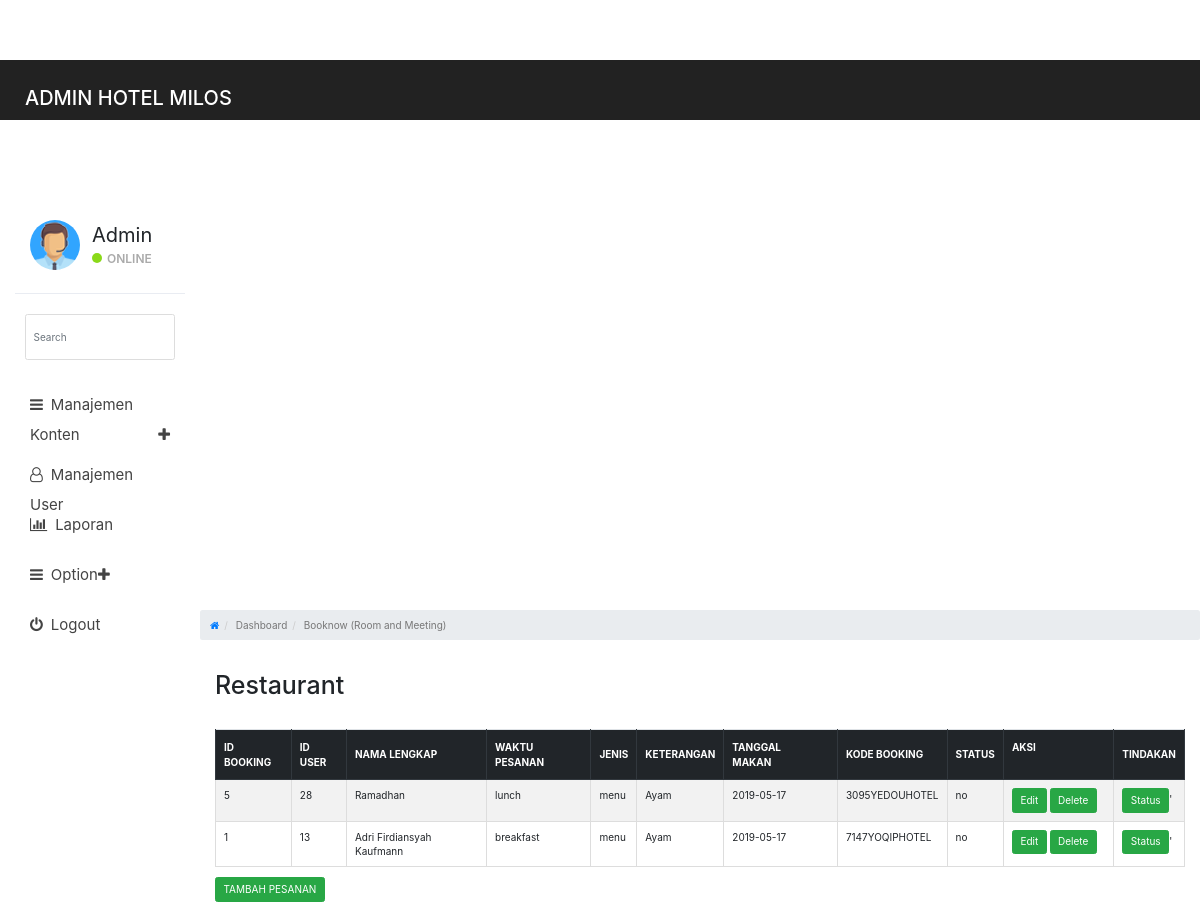
The app's page /admin/booknowr.php (signed in) with its own data.
### tables this page shows
CREATE TABLE `tbl_bookingresto` (
  `id_bookingresto` int(11) NOT NULL,
  `id_user` int(11) NOT NULL,
  `nama_lengkap` varchar(100) NOT NULL,
  `waktu_pesanan` enum('breakfast','lunch','dinner') NOT NULL,
  `jenis` enum('buffet','menu') NOT NULL,
  `keterangan` varchar(100) NOT NULL,
  `tgl_makan` date NOT NULL,
  `kd_booking` varchar(100) NOT NULL,
  `status` enum('no','yes') NOT NULL
);

### admin/booknowr.php (the view, shortened to what this page needs)
<?php
if(isset($_SESSION['admin']))
{
?>
<?php
include_once("koneksi.php");
$result = mysqli_query($koneksi, "SELECT * FROM tbl_bookingresto ORDER BY id_bookingresto DESC");
?>
<!DOCTYPE html>
<html>
<head>
	<link href="css/bootstrap.min.css" rel="stylesheet">
	<link href="css/font-awesome.min.css" rel="stylesheet">
	<link href="css/datepicker3.css" rel="stylesheet">
	<link href="css/styles.css" rel="stylesheet">
    <link rel="stylesheet" href="https://stackpath.bootstrapcdn.com/bootstrap/4.1.3/css/bootstrap.min.css" >
</head>
<body>
	<nav class="navbar navbar-custom navbar-fixed-top" role="navigation">
		<div class="container-fluid">
			<div class="navbar-header">
				<a class="navbar-brand" href="#">Admin Hotel Milos</a>
	</nav>
	<div id="sidebar-collapse" class="col-sm-3 col-lg-2 sidebar">
		<div class="profile-sidebar">
			<div class="profile-userpic">
				<img src="1.png" class="img-responsive" alt="">
			</div>
			<div class="profile-usertitle">
				<div class="profile-usertitle-name">Admin</div>
				<div class="profile-usertitle-status"><span class="indicator label-success"></span>Online</div>
			</div>
		</div>
		<form role="search">
			<div class="form-group">
				<input type="text" class="form-control" placeholder="Search">
			</div>
		</form>
		<ul class="nav menu">
		<li class="parent "><a data-toggle="collapse" href="#sub-item-1">
				<em class="fa fa-navicon">&nbsp;</em> Manajemen Konten <span data-toggle="collapse" href="#sub-item-1" class="icon pull-right"><em class="fa fa-plus"></em></span>
				</a>
			</li>
			<li><a href="muser.php"><em class="fa fa-user-o">&nbsp;</em> Manajemen User</a></li>
			<li><a href="laporantr.php"><em class="fa fa-bar-chart">&nbsp;</em> Laporan</a></li>
			<li class="parent "><a data-toggle="collapse" href="#sub-item-2">
				<em class="fa fa-navicon">&nbsp;</em> Option <span data-toggle="collapse" href="#sub-item-2" class="icon pull-right"><em class="fa fa-plus"></em></span>
				</a>
			</li>
			<li><a href="logout.php"><em class="fa fa-power-off">&nbsp;</em> Logout</a></li>
		</ul>
	</div>
	<div class="col-sm-9 col-sm-offset-3 col-lg-10 col-lg-offset-2 main">
		<div class="row">
			<ol class="breadcrumb" style="width:125%;">
				<li><a href="#">
					<em class="fa fa-home"></em>
				</a></li>
                <li class="active">Dashboard</li>
                <li class="active">Booknow (Room and Meeting)</li>
			</ol>
		</div>
		<div class="row">
			<div class="col-lg-12">
                <h1 class="page-header">Restaurant</h1>
                <table class="table table-striped table-hover table-sm table-bordered"  >
			<thead class="thead-dark" >
				<tr>
					<th>ID BOOKING</th>
					<th>ID USER</th>
					<th>NAMA LENGKAP</th>
					<th>WAKTU PESANAN</th>
                    <th>JENIS</th>
                    <th>KETERANGAN</th>
                    <th>TANGGAL MAKAN&nbsp;&nbsp;&nbsp;&nbsp;</th>
                    <th>KODE BOOKING</th>
                    <th>STATUS</th>
                    <th>AKSI &nbsp;&nbsp;&nbsp;&nbsp;&nbsp;&nbsp;&nbsp;&nbsp;&nbsp;&nbsp;&nbsp;&nbsp;&nbsp;&nbsp;&nbsp;&nbsp;&nbsp;&nbsp;&nbsp;&nbsp;&nbsp;&nbsp;&nbsp;&nbsp;&nbsp;&nbsp;&nbsp;&nbsp;&nbsp;</th>
                    <th>TINDAKAN</th>
				</tr>
			</thead>
			<tbody>
            <?php
             while($user_data = mysqli_fetch_array($result)) {
                echo "<tr>";
                echo "<td>".$user_data['id_bookingresto']."</td>";
                echo "<td>".$user_data['id_user']."</td>";
                echo "<td>".$user_data['nama_lengkap']."</td>";
                echo "<td>".$user_data['waktu_pesanan']."</td>";
                echo "<td>".$user_data['jenis']."</td>";
                echo "<td>".$user_data['keterangan']."</td>";
                echo "<td>".$user_data['tgl_makan']."</td>";
                echo "<td>".$user_data['kd_booking']."</td>";
                echo "<td>".$user_data['status']."</td>";
                echo "<td><a class='btn btn-success' href='editr.php?id=$user_data[id_bookingresto]'>Edit</a> <a class='btn btn-success' href='deleter.php?id=$user_data[id_bookingresto]'>Delete</a>";
                echo "<td><a class='btn btn-success' href='status.php?id=$user_data[id_bookingresto]'>Status</a>'</td>";
             }?>
						</tr>
		</table>
       <input type="button" onclick="location.href='tambahr.php'" class="btn btn-success" value="TAMBAH PESANAN">
			</div>
		</div>
</body>
</html>
<?php
}
else{
    header('Location: login.php');
}
?>

### admin/css/styles.css (style rules this page uses)
body { background: #f1f4f7; padding-top: 60px; font-size: 14px; color: #444444; font-family: "Montserrat", "Helvetica Neue", Helvetica, Arial, sans-serif; }
a, a:hover, a:focus { color: #30a5ff; }
h1, h2, h3, h4, h5, h6 { color: #444444; }
h1 { font-weight: 300; font-size: 40px; }
input.form-control { border: 1px solid #ddd; box-shadow: none; height: 46px; }
.navbar-custom { background: #222; height: 60px; }
.navbar-header .navbar-brand { color: #fff; font-size: 20px; text-transform: uppercase; font-weight: 500; height: 60px; padding-top: 18px; }
.btn-success, .btn-success:hover, .btn-success:focus, .btn-success:active, .btn-success.active, .open > .dropdown-toggle.btn-success, .btn-success.disabled, .btn-success[disabled], fieldset[disabled] .btn-success, .btn-success.disabled:hover, .btn-success[disabled]:hover, fieldset[disabled] .btn-success:hover, .btn-success.disabled:focus, .btn-success[disabled]:focus, fieldset[disabled] .btn-success:focus, .btn-success.disabled:active, .btn-success[disabled]:active, fieldset[disabled] .btn-success:active, .btn-success.disabled.active, .btn-success[disabled].active, fieldset[disabled] .btn-success.active { background-color: #8ad919; border-color: #8ad919; }
.label-success { background-color: #8ad919; }
.navbar { border: 0; }
.sidebar { display: block; padding: 0; display: none; box-shadow: none; background: #fff; }
.sidebar ul { margin: 20px 0px; }
.sidebar form { padding: 10px 0 0 0; margin: 10px 10px 20px 10px; }
@media (min-width: 768px) { .sidebar { display: block; position: fixed; top: 60px; bottom: 0; left: 0; z-index: 1000; display: block; margin: 0; padding: 0; overflow-x: hidden; overflow-y: auto; } }
@media (min-width: 768px) { .navbar-header { width: 100%; } }
.sidebar ul.nav li a { height: 50px; font-size: 15px; line-height: 2em; color: #444444; }
.profile-sidebar { padding: 10px 0; border-bottom: 1px solid #e9ecf2; }
.indicator { width: 10px; height: 10px; display: inline-block; border-radius: 9999px; margin-right: 5px; }
.profile-userpic img { float: left; margin: 10px 0px 0px 15px; width: 50px; height: 50px; border-radius: 9999px !important; }
.profile-usertitle { float: left; text-align: left; margin: 10px 0 0 12px; }
.profile-usertitle-name { font-size: 20px; margin-bottom: 0px; }
.profile-usertitle-status { text-transform: uppercase; color: #AAA; font-size: 12px; font-weight: 600; margin-bottom: 15px; }
.breadcrumb { border-radius: 0; padding: 10px 15px 10px 15px; background: #e9ecf2; margin: 0; }
h1.page-header { margin-top: 20px; border-bottom: 0; }
.table { background: #fff; }
.table > thead > tr > th { border-bottom: 1px solid #e6e7e8; vertical-align: middle; height: 50px; }

### records on screen
tbl_bookingresto: id_bookingresto "5", id_user "28", nama_lengkap "Ramadhan", waktu_pesanan "lunch", jenis "menu", keterangan "Ayam", tgl_makan "2019-05-17", kd_booking "3095YEDOUHOTEL", status "no"
tbl_bookingresto: id_bookingresto "1", id_user "13", nama_lengkap "Adri Firdiansyah Kaufmann", waktu_pesanan "breakfast", jenis "menu", keterangan "Ayam", tgl_makan "2019-05-17", kd_booking "7147YOQIPHOTEL", status "no"
